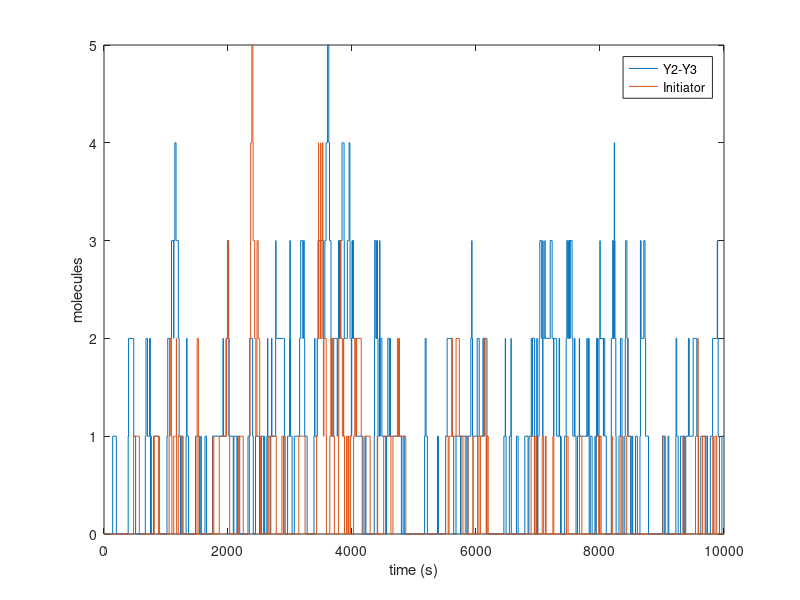

Reproduce this figure in MATLAB.
function gillespie()
%% Rate constants
p.kR = 0.016;      
p.kP = 0.016;
p.gR = 0.0101;                        
p.gP = 0.02536;
%% Initial state
tspan = [0, 10000]; 
x0    = [0, 0];     
%% Specify reaction network
pfun = @propensities_2state;
stoich_matrix = [ 1  0    %MAKING Y2-Y3
                 -1  0    %y2-y3 with mir 10b
                  0  1    %decay-Y3/initiator
                  0 -1 ]; %using initiator in hcr
%% Run simulation
[t,x] = directMethod(stoich_matrix, pfun, tspan, x0, p);
%% Plot time course
figure();
stairs(t,x); set(gca,'XLim',tspan);
xlabel('time (s)');
ylabel('molecules');
legend({'Y2-Y3','Initiator'});
end
function a = propensities_2state(x, p)
% Return reaction propensities given current state x
mRNA    = x(1);
protein = x(2);
a = [p.kR;            %transcription
     p.kP*mRNA;       %translation
     p.gR*mRNA;       %mRNA decay
     p.gP*protein;]   %protein decay
end
function [ t, x ] = directMethod( stoich_matrix, propensity_fcn, tspan, x0 ,params)
%% Initialize
num_species = size(stoich_matrix,2);
T = zeros(1000000, 1);
X = zeros(1000000, num_species);
T(1)     = tspan(1);
X(1,:)   = x0;
rxn_count = 1;
%% MAIN LOOP
while T(rxn_count) < tspan(2)        
    % Calculate reaction propensities
    a = propensity_fcn(X(rxn_count,:), params);
    
    % Sample earliest time-to-fire (tau)
    a0 = sum(a);
    r = rand(1,2);
    tau = (1/a0)*log(1/r(1));
    
    % Sample identity of earliest reaction channel to fire (mu)
    mu=1; s=a(1); r0=r(2)*a0;
    while s < r0
       mu = mu + 1;
       s = s + a(mu);
    end
    if rxn_count + 1 > 1000000
        t = T(1:rxn_count);
        x = X(1:rxn_count,:);
        return;
    end
    
    % Update time and carry out reaction mu
    T(rxn_count+1)   = T(rxn_count)   + tau;
    X(rxn_count+1,:) = X(rxn_count,:) + stoich_matrix(mu,:);    
    rxn_count = rxn_count + 1;
    
end  
% Return simulation time course
t = T(1:rxn_count);
x = X(1:rxn_count,:);
if t(end) > tspan(2)
    t(end) = tspan(2);
    x(end,:) = X(rxn_count-1,:);
end    
end